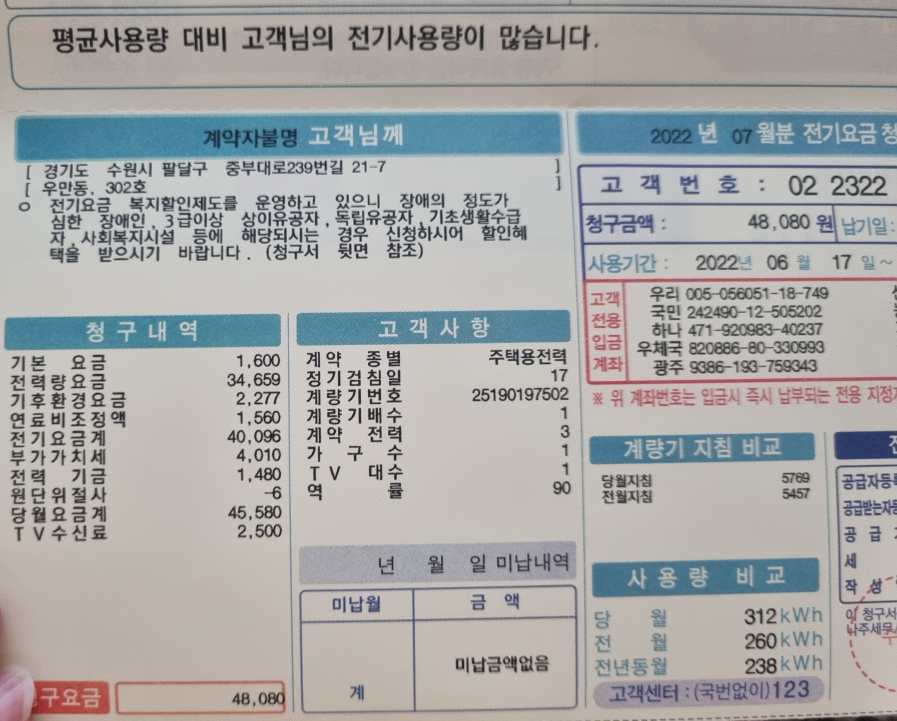
#> input picture ML/test/receipt1.jpg, 3588 x 2882 px, given in place of test3.jpg, which was not available (shown at 1/4 size)
$ python ocr_electricity.py
#> lines starting #> are read from the running program, lines starting #| are printed output that depends on the picture; after the words box and inside, x2 and y2 are one past the last pixel; in counts of white or black regions, pixels touching at a corner belong together; pictures that were not available may be replaced by others from this repository, and a replacement may not be noted
#> in read_electric_bill, img_raw is the input picture: shape (2882, 3588, 3); mean B, G, R 166.9, 167.5, 167.1
# -*- coding: utf-8 -*-
from math import floor
from math import atan
import easyocr
import cv2

import numpy as np
import argparse

'''
Copyright 2022 Carbon_Developers

Licensed under the Apache License, Version 2.0 (the "License");
you may not use this file except in compliance with the License.
You may obtain a copy of the License at

    http://www.apache.org/licenses/LICENSE-2.0

Unless required by applicable law or agreed to in writing, software
distributed under the License is distributed on an "AS IS" BASIS,
WITHOUT WARRANTIES OR CONDITIONS OF ANY KIND, either express or implied.
See the License for the specific language governing permissions and
limitations under the License.
'''

gap = 100
temp_multiply = 3

def parse():
    parser = argparse.ArgumentParser(prog="OCR", description='')
    parser.add_argument("-img_path", type=str, dest="img_path", action="store", default="null")
    parser.add_argument("-output_path", type=str, dest="output_path", action="store", default="null")
    parser.add_argument("-gpu_use", type=str, dest="gpu_use", action="store", default="True")

    args = parser.parse_args()
    return args

def is_horizontal(a, b):
    return True if (abs(a-b)<500) else False

# [6 lines left out: function is_horizontal_v2, not called in this run]

def is_vertical_near(a, b):
    return True if (abs(a-b)<gap) else False

def is_within(start, height, check):
    return True if ((start<=check) and (check<=(start+height))) else False

def is_within_v2(value, check, interval):
    return True if ((value<=check+interval) and (value>=check-interval)) else False

def distance_between_point(a, b):
    return (((int(b[0])-int(a[0]))**2)+((int(b[1])-int(a[1]))**2))**(1/2)

# [31 lines left out: functions get_front_numeric, min_distance_between_box, max_distance_between_box, not called in this run]

def distance_between(x1, y1, x2, y2):
    return (((x2-x1)**2)+((y2-y1)**2))**(1/2)

# [45 lines left out: functions rule_current_month_string, rule_electricity_usage_string, rule_electricity_fee_string, rule_environment_fee_string, rule_center_123_string, rule_usage_compare_string, not called in this run]

def read_fee(blur_img, using_gpu):
    resize_width = (int)(blur_img.shape[0]*1.5*1.5)
    resize_height = (int)(blur_img.shape[1]*2*1.5)

    cropped= cv2.resize(blur_img, dsize=(resize_width,resize_height), interpolation=cv2.INTER_CUBIC)

    filter = np.ones((3,3),np.float32)/9
    cropped = cv2.filter2D(cropped, -1 , filter)

    reader = easyocr.Reader(['ko'],gpu=using_gpu)
    result = reader.readtext(cropped)

    numeric_texts = []
    numeric_texts_sorted = []

    item_texts = []

    count = 0
    for (bbox, text, prob) in result:

        (tl, tr, br, bl) = bbox
        tl = (int(tl[0]), int(tl[1]))
        tr = (int(tr[0]), int(tr[1]))
        br = (int(br[0]), int(br[1]))
        bl = (int(bl[0]), int(bl[1]))

        for erase_char in [","," ","'","."]:
            text = text.replace(erase_char,"")

        if(text.isnumeric()):
            count += 1
            numeric_texts.append([bbox, text, prob])
            numeric_texts_sorted.append([tl[1], bbox, text, prob])

        if(get_front_numeric(text) != ''):
            count += 1
            numeric_texts.append([bbox, get_front_numeric(text), prob])
            numeric_texts_sorted.append([tl[1], bbox, get_front_numeric(text), prob])

        else:
            if(len(text)>=3):
                item_texts.append([bbox, text.replace(' ',''), prob])

    numeric_texts_sorted = sorted(numeric_texts_sorted)
    numeric_texts = np.array(numeric_texts, dtype=object)

    for idx in range(0,len(numeric_texts_sorted)):
        if (idx>0):
            current_check_box = numeric_texts_sorted[idx-1][1]
            (a_tl, a_tr, a_br, a_bl) = current_check_box
            current_box = numeric_texts_sorted[idx][1]
            (b_tl, b_tr, b_br, b_bl) = current_box
            if(is_horizontal_v2(current_check_box[1][0],current_check_box[1][1],
                current_box[0][0],current_box[0][1])):
                numeric_texts_sorted[idx-1][2] += numeric_texts_sorted[idx][2]
                numeric_texts_sorted[idx-1][1][1] = numeric_texts_sorted[idx][1][1]
                numeric_texts_sorted[idx-1][1][2] = numeric_texts_sorted[idx][1][2]
                numeric_texts_sorted.remove(idx)
        else:
            continue

    numeric_group = []
    temp_group = []
    found = False
    for idx in range(0,len(numeric_texts_sorted)):
        if(idx == 0):
            temp_group.append(numeric_texts_sorted[idx])
            continue
        else:
            found = False
            for gidx in range(0,len(numeric_group)):
                for item in numeric_group[gidx]:
                    if(min_distance_between_box(item[1],numeric_texts_sorted[idx][1]) <= 1000*temp_multiply):
                        numeric_group[gidx].append(numeric_texts_sorted[idx])
                        found = True
                        break
                if(found):
                    break
            if(not found):
                for item in temp_group:
                    if(min_distance_between_box(item[1],numeric_texts_sorted[idx][1]) <= 1000*temp_multiply):
                        temp_group.append(numeric_texts_sorted[idx])
                        found = True
                        break
            if(not found):
                numeric_group.append(temp_group)
                temp_group = []
                temp_group.append(numeric_texts_sorted[idx])

    if(found):
        numeric_group.append(temp_group)

    numeric_group = np.array(numeric_group, dtype=object)

    output_string = ''
    center_123_box = []
    center_123_box_found = False
    usage_compare_box = []
    usage_compare_box_found = False

    for (bbox, text, prob) in item_texts:
        temp_string = ''
        if(rule_current_month_string(text)):
            temp_string += '"total_month_fee":"'
        elif(rule_electricity_fee_string(text)):
            temp_string += '"eletric_fee":"'
        elif(rule_electricity_usage_string(text)):
            temp_string += '"pure_eletric_fee":"'
        elif(rule_environment_fee_string(text)):
            temp_string += '"environment_fee":"'

        min_dist = 99999
        closest_text = ''
        if(temp_string != ''):
            for (numeric_bbox, numeric_text, numeric_prob) in numeric_texts:
                temp_dist = max_distance_between_box(numeric_bbox,bbox)
                if(temp_dist < min_dist):
                    min_dist = temp_dist
                    closest_text = numeric_text
            if(min_dist <= 3000*1.5*temp_multiply):
                temp_string += closest_text+'",'
                output_string += temp_string

        if(rule_center_123_string(text)):
            center_123_box = bbox
            center_123_box_found = True
        if(rule_usage_compare_string(text)):
            usage_compare_box = bbox
            usage_compare_box_found = True

    if(center_123_box_found):
        temp_close_numerics = []
        for (numeric_bbox, numeric_text, numeric_prob) in numeric_texts:
            temp_dist = min_distance_between_box(numeric_bbox,center_123_box)
            if((temp_dist < 2000*temp_multiply) and (len(numeric_text) > 1)):
                temp_close_numerics.append([temp_dist, numeric_text])
        temp_close_numerics = sorted(temp_close_numerics)

        for i in range(0,min(3,len(temp_close_numerics))):
            if(i==0):
                output_string += ('"last_year":"' + temp_close_numerics[i][1]+'",')
            if(i==1):
                output_string += ('"previous_month":"' + temp_close_numerics[i][1]+'",')
            if(i==2):
                output_string += ('"current_month":"' + temp_close_numerics[i][1]+'",')

    elif(usage_compare_box_found):
        temp_close_numerics = []
        for (numeric_bbox, numeric_text, numeric_prob) in numeric_texts:
            temp_dist = min_distance_between_box(numeric_bbox,usage_compare_box)
            if((temp_dist < 10000*temp_multiply) and (len(numeric_text) > 1) and (numeric_bbox[0][1] > usage_compare_box[0][1])):
                temp_close_numerics.append([temp_dist, numeric_text])
        temp_close_numerics = sorted(temp_close_numerics)

        for i in range(0,min(3,len(temp_close_numerics))):
            if(i==0):
                output_string += ('"current_month":"' + temp_close_numerics[i][1]+'",')
            if(i==1):
                output_string += ('"previous_month":"' + temp_close_numerics[i][1]+'",')
            if(i==2):
                output_string += ('"last_year":"' + temp_close_numerics[i][1]+'",')

    return output_string

def convert_gray_electric_img(img):
    r = img[:, :, 2]
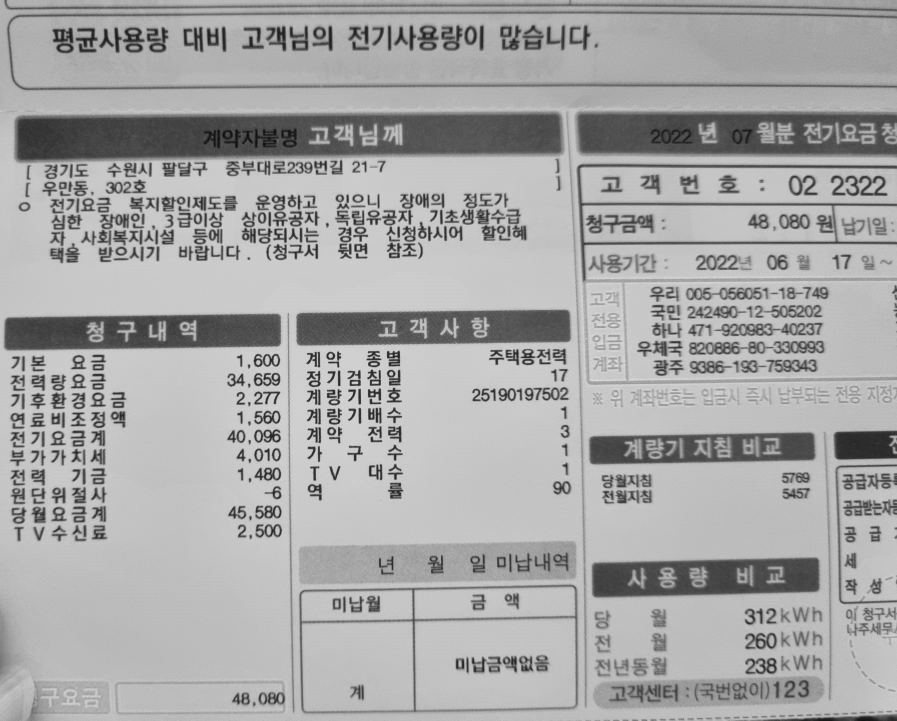
#> r: shape (2882, 3588) (shown at 1/4 size); min 2, max 237, mean 167.1
    g = img[:, :, 1]
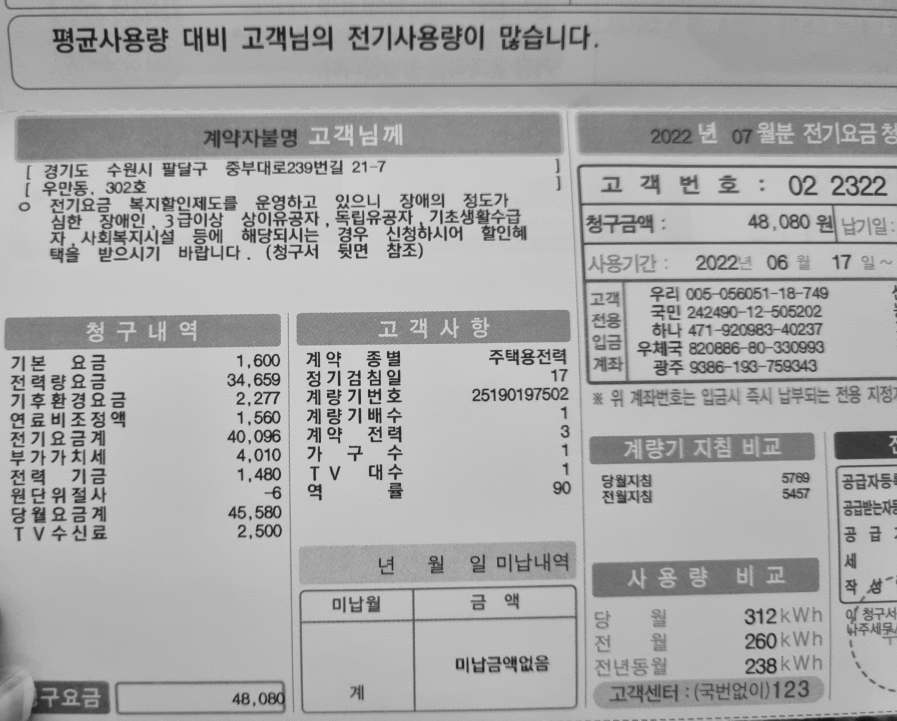
#> g: shape (2882, 3588) (shown at 1/4 size); min 3, max 232, mean 167.5
    b = img[:, :, 0]
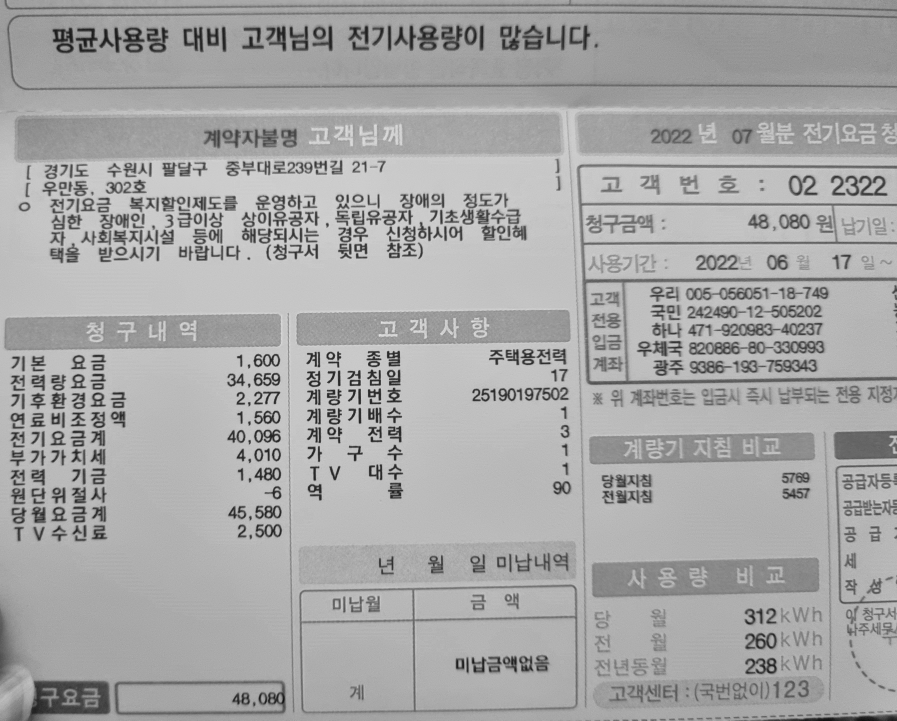
#> b: shape (2882, 3588) (shown at 1/4 size); min 1, max 239, mean 166.9

    result = ((0.2 * r) + (0.3 * g) + ((0.5) * b))
    return result.astype(np.uint8)


def read_electric_bill(args):
    file_path = 'test3.jpg'
    if(args.img_path != 'null'):
        file_path = args.img_path

    output_file_path = 'out.json'
    if(args.output_path != 'null'):
        output_file_path = args.output_path

    using_gpu = False
    if(args.gpu_use == "True"):
        using_gpu = True

    try:
        img_raw = cv2.imread(file_path)

        img = convert_gray_electric_img(img_raw)
        img = cv2.resize(img, dsize=(3600,2900*2), interpolation=cv2.INTER_CUBIC)
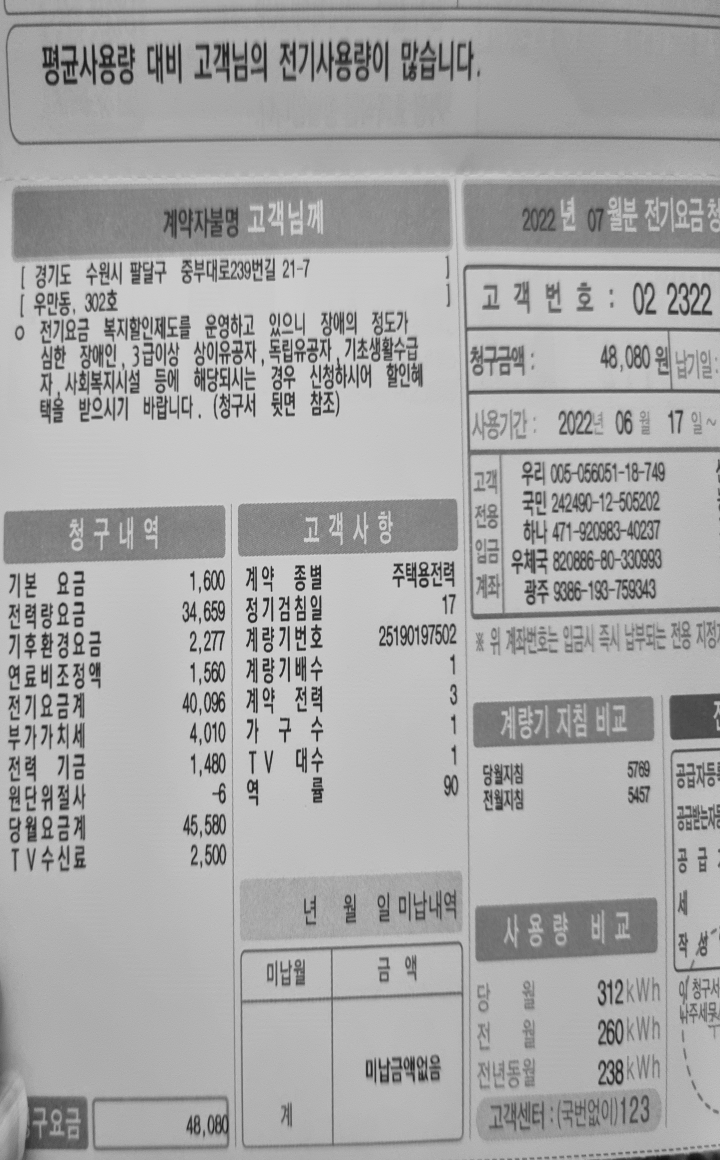
#> img: shape (5800, 3600) (shown at 1/5 size); min 6, max 228, mean 166.8

        ret, thresh1 = cv2.threshold(img,120,255, cv2.THRESH_BINARY_INV)
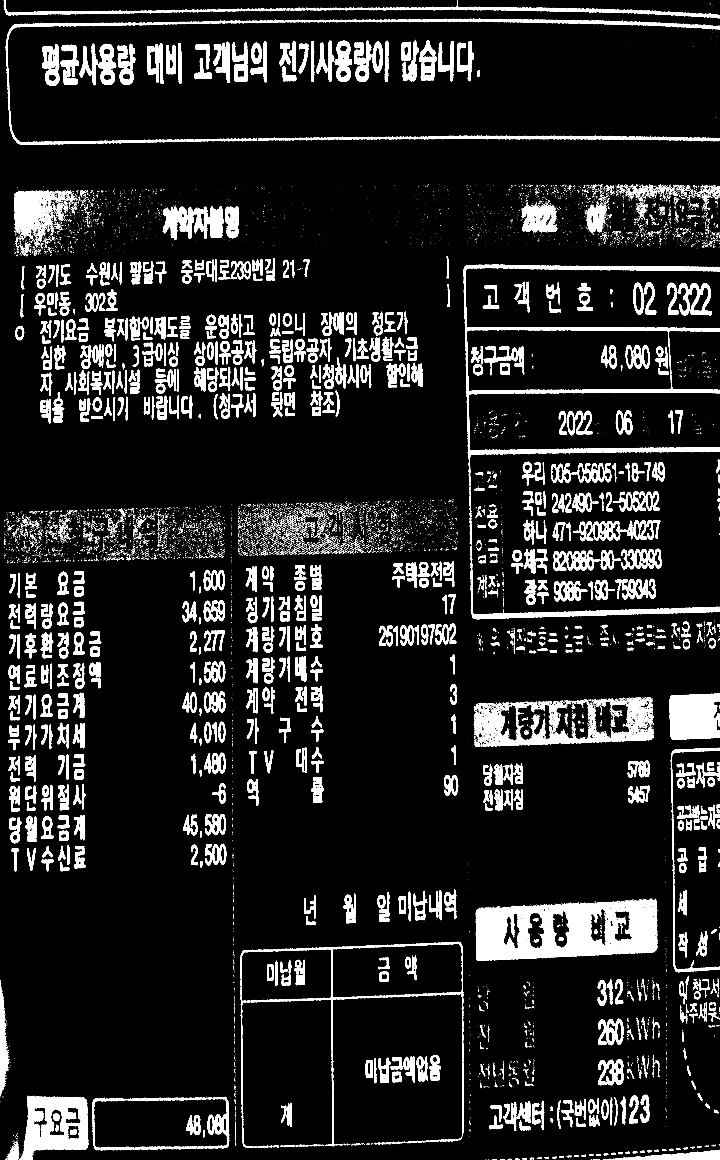
#> thresh1: shape (5800, 3600) (shown at 1/5 size); 10.4% white; 14978 white regions (13188 under 20 px), largest, box (x1, y1, x2, y2) and area: (2379, 4493, 3287, 4805) 164072, (2317, 1323, 3600, 2377) 91735, (102, 5479, 442, 5800) 64413
        kernel = np.ones((5, 5), np.uint8)
        thresh1 = cv2.dilate(thresh1,kernel,5)
#> thresh1: shape (5800, 3600); 16.8% white; 3551 white regions (3 under 20 px), largest, box (x1, y1, x2, y2) and area: (2375, 4491, 3290, 4807) 206322, (2315, 1321, 3600, 2725) 131387, (2367, 3483, 3271, 3737) 130542
        thresh1 = cv2.erode(thresh1,kernel,2)
#> thresh1: shape (5800, 3600); 11.4% white; 6728 white regions (5085 under 20 px), largest, box (x1, y1, x2, y2) and area: (2377, 4493, 3288, 4805) 191332, (2369, 3485, 3269, 3735) 102022, (2317, 1323, 3600, 2456) 98858

        ret, thresh1 = cv2.threshold(thresh1,50,255, cv2.THRESH_BINARY_INV)
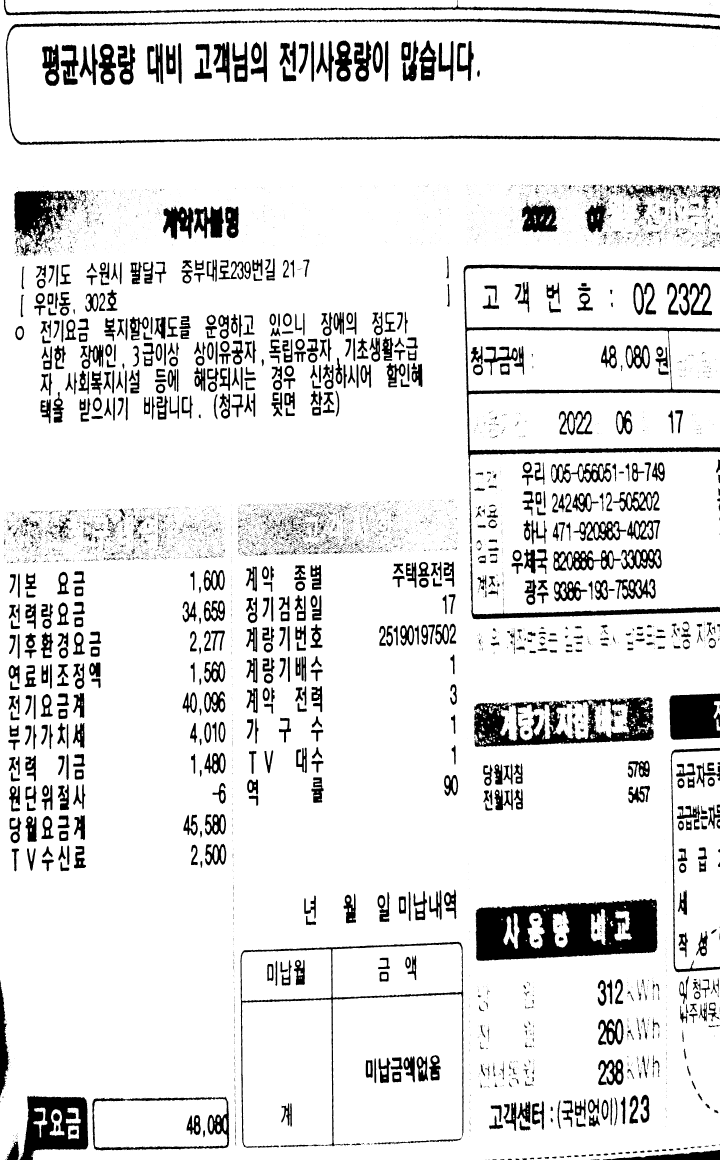
#> thresh1: shape (5800, 3600) (shown at 1/5 size); 88.6% white; 6728 black regions (5085 under 20 px), largest, box (x1, y1, x2, y2) and area: (2377, 4493, 3288, 4805) 191332, (2369, 3485, 3269, 3735) 102022, (2317, 1323, 3600, 2456) 98858

        filter = np.ones((1,1),np.float32)/1
        blur_img = cv2.filter2D(thresh1, -1 , filter)

    except:
        file = open(output_file_path,'w')
        file.write('{"done":false}')

        file.close()
        return

    max_height, max_width = blur_img.shape
#> max_height = 5800; max_width = 3600

    json_result = '{'

    json_fee = read_fee(blur_img, using_gpu)
    json_result += json_fee

    json_result += '"done":true}'

    file = open(output_file_path,'w')
    file.write(json_result)

    file.close()


if __name__=="__main__":
    args = parse()
    read_electric_bill(args)
#> (the call stopped at in read_fee, `reader = easyocr.Reader(['ko'],gpu=using_gpu)`: easyocr is not available in this run)
